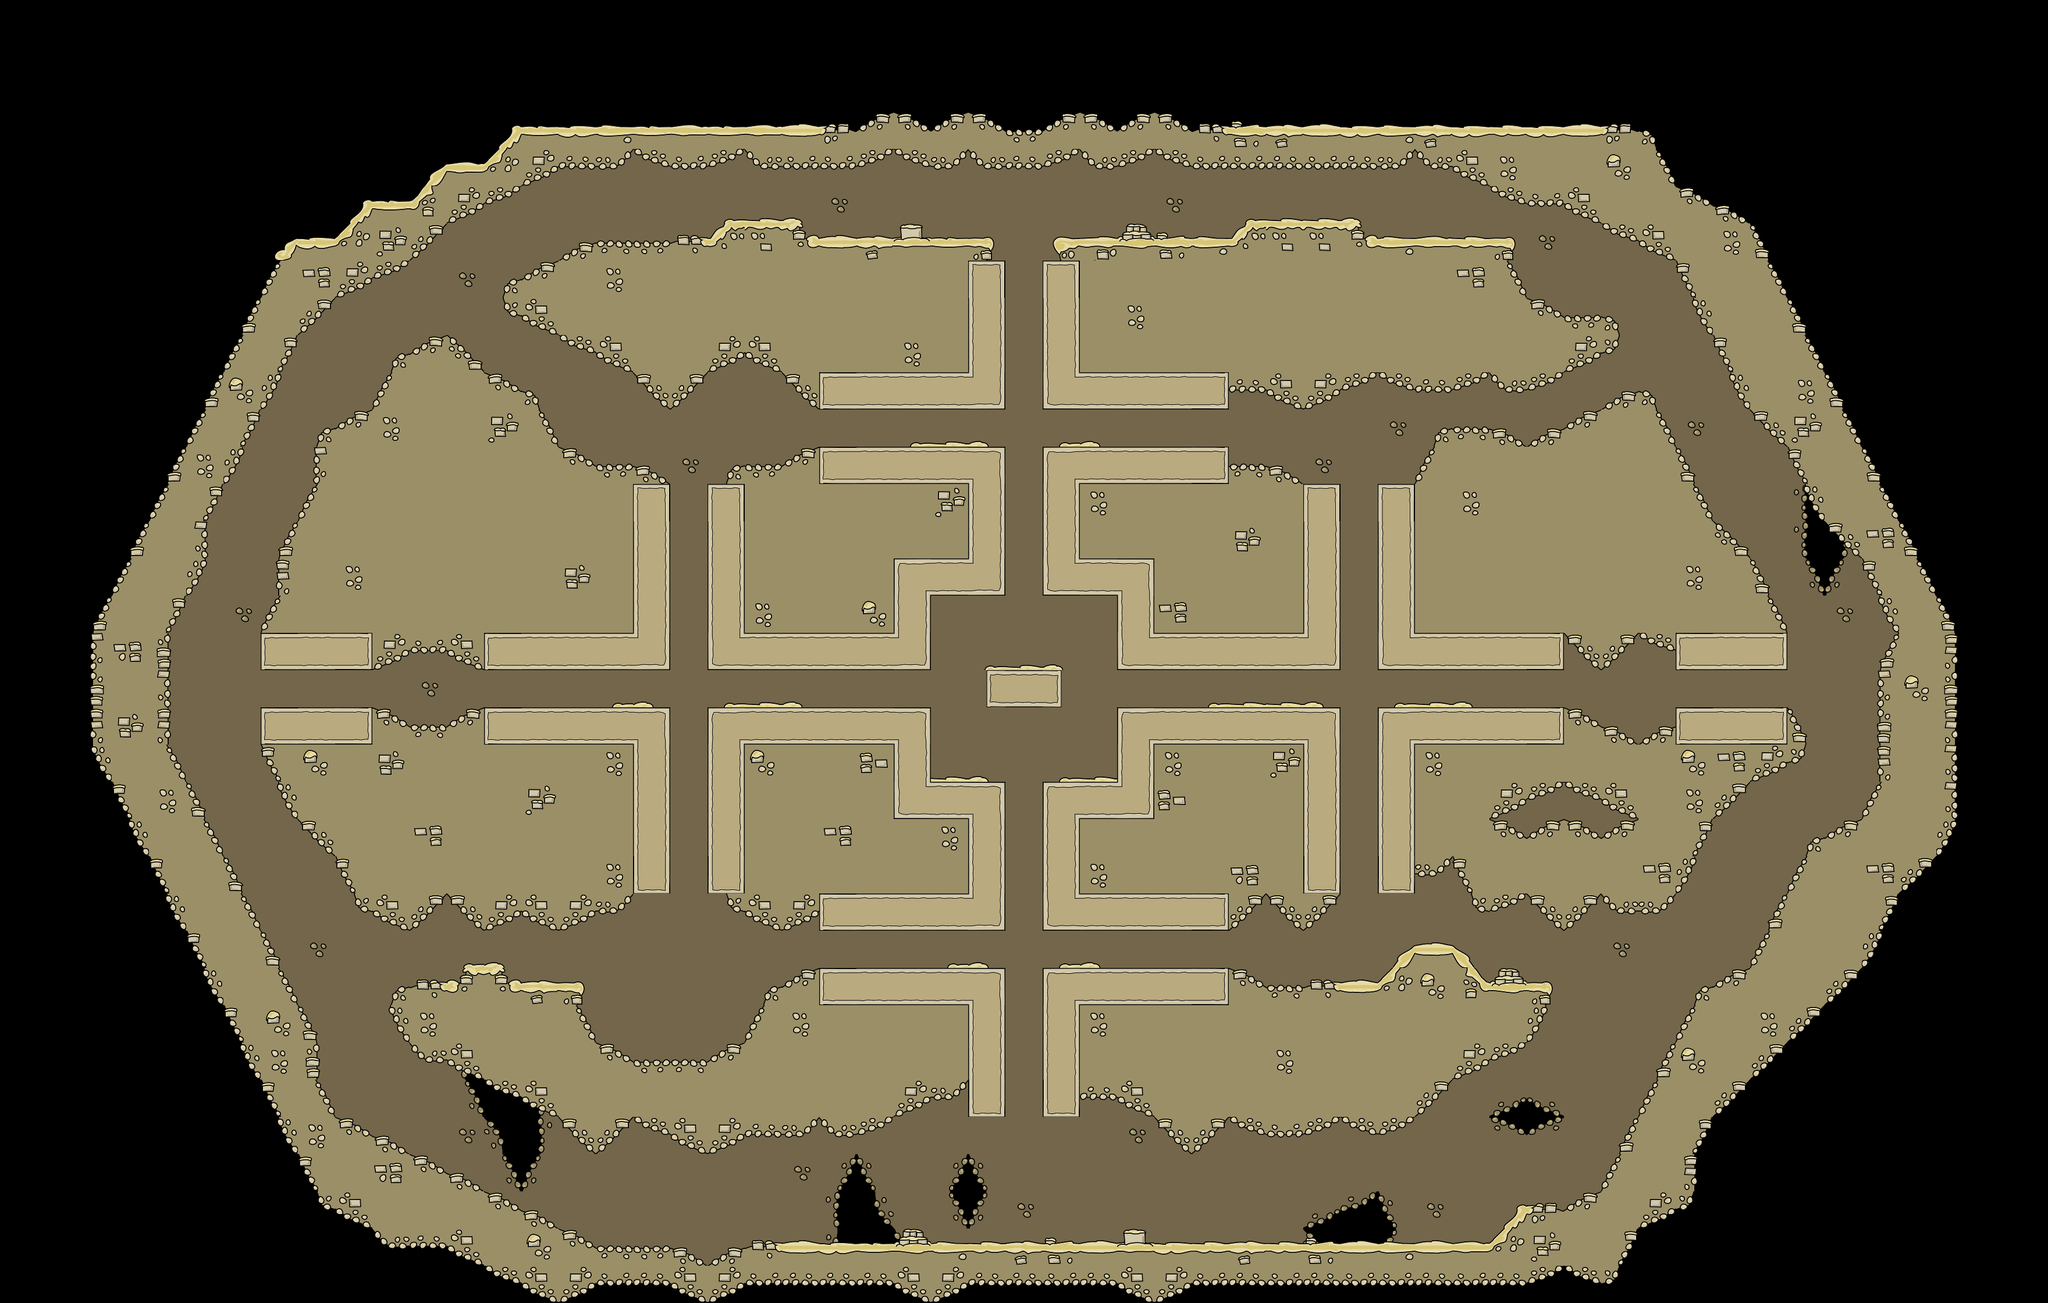

This game map was drawn from its Tiled (.tmx) file and the tilesets committed beside it. A one-line description and the trimmed map source follow:
An orthogonal 55x35 tile map with 64x64 px tiles, 2 tile layers (tilebg, tile) and 27 objects (sp_p_00, sp_p_01, sp_p_02, sp_p_04, sp_p_05, ...).

<map version="1.0" orientation="orthogonal" width="55" height="35" tilewidth="64" tileheight="64">
 <tileset firstgid="1" source="t64Desert_new.tsx" />
 <layer name="tilebg" width="55" height="35">
  <data>[1925 cells, 680 non-empty, 16 distinct tile ids]</data>
 </layer>
 <layer name="tile" width="55" height="35">
  <data>[1925 cells, 1066 non-empty, 84 distinct tile ids]</data>
 </layer>
 <objectgroup name="objects" width="55" height="35">
  <object name="sp_p_00" x="1244" y="1656" />
  <object name="sp_p_01" x="2836" y="524" />
  <object name="sp_p_02" x="2186" y="1628" />
  <object name="sp_p_04" x="2820" y="1184" />
  <object name="sp_p_05" x="2256" y="754" />
  <object name="sp_p_06" x="852" y="1950" />
  <object name="sp_p_07" x="2622" y="1922" />
  <object name="sp_p_08" x="1280" y="710" />
  <object name="sp_p_09" x="740" y="1181" />
  <object name="sp_p_03" x="618" y="574" />
  <object name="wp_p_00" x="922" y="1656">
   <properties>
    <property name="weapon" value="mp5,ak47,sawgun" />
   </properties>
  </object>
  <object name="wp_p_01" x="2064" y="376">
   <properties>
    <property name="weapon" value="m16,sawgun,m14" />
   </properties>
  </object>
  <object name="wp_p_03" x="1760" y="1120">
   <properties>
    <property name="weapon" value="m93ba,smaw,emp" />
   </properties>
  </object>
  <object name="wp_p_02" x="1050" y="2116">
   <properties>
    <property name="weapon" value="gasnade,proxynade" />
   </properties>
  </object>
  <object name="wp_p_04" x="2628" y="722">
   <properties>
    <property name="weapon" value="ak47,mp5,sawgun" />
   </properties>
  </object>
  <object name="wp_p_05" x="2978" y="1188">
   <properties>
    <property name="weapon" value="shotgun,flame,riot" />
   </properties>
  </object>
  <object name="wp_p_07" x="2454" y="386">
   <properties>
    <property name="weapon" value="healthpack,boosttank" />
   </properties>
  </object>
  <object name="wp_p_08" x="1262" y="1186">
   <properties>
    <property name="weapon" value="gasnade,fragnade" />
   </properties>
  </object>
  <object name="wp_p_09" x="1112" y="386">
   <properties>
    <property name="weapon" value="healthpack,boosttank" />
   </properties>
  </object>
  <object name="wp_p_10" x="2268" y="1186">
   <properties>
    <property name="weapon" value="proxynade,gasnade" />
   </properties>
  </object>
  <object name="wp_p_11" x="2464" y="1592">
   <properties>
    <property name="weapon" value="mp5,ak47,sawgun" />
   </properties>
  </object>
  <object name="wp_p_13" x="1468" y="380">
   <properties>
    <property name="weapon" value="m16,sawgun,m14" />
   </properties>
  </object>
  <object name="wp_p_14" x="1054" y="774">
   <properties>
    <property name="weapon" value="ak47,mp5,sawgun" />
   </properties>
  </object>
  <object name="wp_p_15" x="2526" y="2102">
   <properties>
    <property name="weapon" value="proxynade,gasnade" />
   </properties>
  </object>
  <object name="wp_p_20" x="-156" y="-232">
   <properties>
    <property name="weapon" value="healthpack,boosttank,gasnade,proxynade" />
   </properties>
  </object>
  <object name="wp_p_30" x="542" y="1190">
   <properties>
    <property name="weapon" value="shotgun,flame,riot" />
   </properties>
  </object>
  <object name="wp_p_25" x="1768" y="2106">
   <properties>
    <property name="weapon" value="healthpack" />
   </properties>
  </object>
 </objectgroup>
</map>
